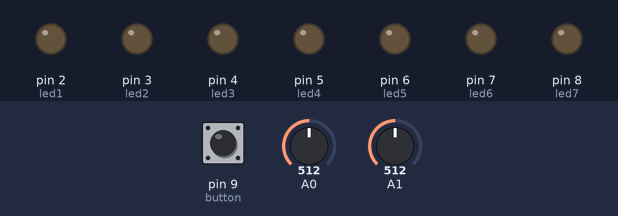
A sketch run on a simulated Arduino Uno, built with avr-gcc and run on an emulated ATmega328P. Shown: output pins drawn as LEDs (lit = HIGH). The inputs (shaded band) are chosen by the test bench; at power-on: A0 = 512, pin 9 (button) HIGH, A1 = 512. Random numbers use the default seed unless the sketch sets one.

Above: at 1.2 s.
1.3 s: A0 set to 182
2.8 s: A0 set to 160
At 3.6 s:
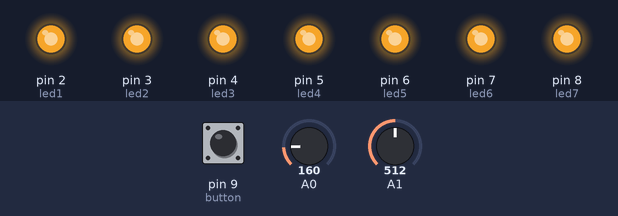
4.3 s: pin 9 (button) pulled LOW for 0.15 s
At 5.21 s:
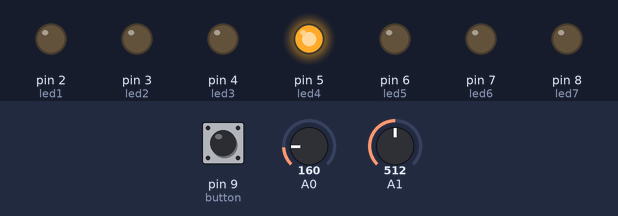
7.3 s: A1 set to 561
8.8 s: A1 set to 580
At 10.0 s:
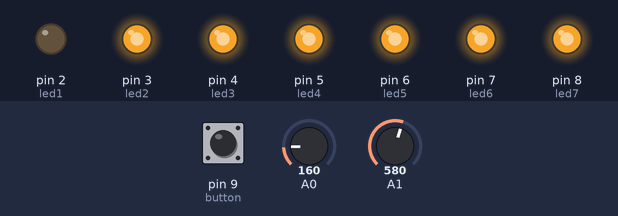
10.3 s: pin 9 (button) pulled LOW for 3.2 s
At 10.67 s:
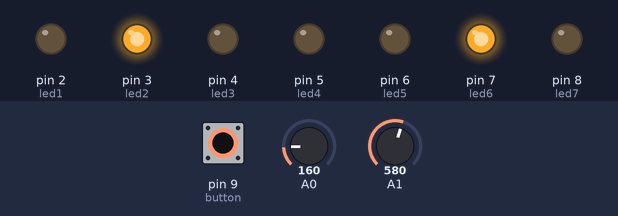
Timing chart, 0 to 16.0 s (numbered marks = the images above; inputs shaded):
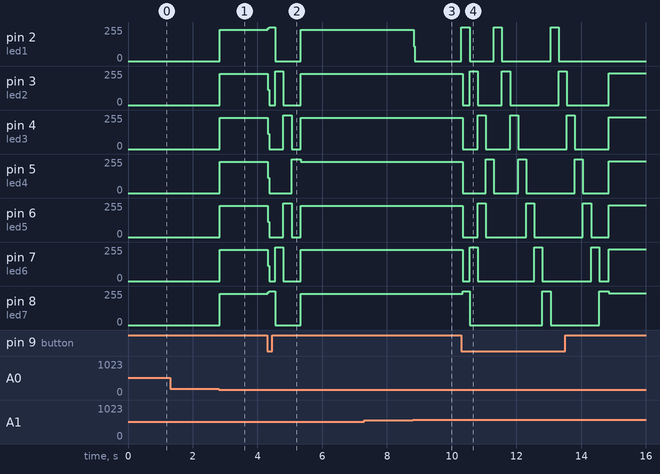

Measured:
- the behaviour switches between 175 and 174 on A0 (found by bisection; images 0 and 1)
- the behaviour switches between 568 and 569 on A1 (found by bisection; images 2 and 3)
- after the input at 1.3 s, every drawn part: stays the same
- after the input at 2.8 s, pin 2 (led1), pin 3 (led2), pin 4 (led3), pin 5 (led4), pin 6 (led5), pin 7 (led6), pin 8 (led7): 0/255 → 235/255 at once
- after the input at 4.3 s, pin 2 (led1): 235/255 → 255/255 at once, → 0/255 0.23 s later, → 235/255 0.79 s later; pin 3 (led2): 235/255 → 0/255 at once, → 255/255 0.23 s later, → 0/255 0.25 s later, → 235/255 0.54 s later
- after the input at 7.3 s, every drawn part: stays the same
- after the input at 8.8 s, pin 2 (led1): 235/255 → 0/255 at once
- after the input at 10.3 s, pin 2 (led1): goes 255/255 0.25 s, 0/255 0.75 s, 255/255 0.25 s, 0/255 1.5 s, 255/255 0.25 s, then 0/255, starting at once; pin 3 (led2): 235/255 → 0/255 at once, → 255/255 0.21 s later, → 0/255 0.25 s later, → 255/255 0.75 s later, … (8 changes in this stretch)

The sketch:

audiovis.ino
```cpp
int led1 = 2;
int led2 = 3;
int led3 = 4;
int led4 = 5;
int led5 = 6;
int led6 = 7;
int led7 = 8;
int button = 9;
String mic = "A0";
String knob = "A1";
int sensorvalue;
int sens;
int buttonState;
int randomizer;

void setup() {
  // put your setup code here, to run once:
  pinMode(led1, OUTPUT);
  pinMode(led2, OUTPUT);
  pinMode(led3, OUTPUT);
  pinMode(led4, OUTPUT);
  pinMode(led5, OUTPUT);
  pinMode(led6, OUTPUT);
  pinMode(led7, OUTPUT);
  pinMode(button, INPUT_PULLUP);
  pinMode(A1, INPUT);
  pinMode(A0, INPUT);
  Serial.begin(9600);
}

void loop() {
  // put your main code here, to run repeatedly:
  buttonState = digitalRead(button);
  sens = map(abs(analogRead(A1)), 0, 1023, 10, 1);
  sensorvalue = abs(analogRead(A0)) * sens;
  sensorvalue = map(sensorvalue, 0, 900, 6, 0);
  //Serial.println(sens);
  //Serial.println(sensorvalue);

  shutDown();

  if(buttonState == LOW) {
    randomizer = random(0, 3);
    switch (randomizer){
      case 1:
        ledAnimation1();
        break;
      case 2:
        ledAnimation2();
        break;
      default:
        break;
    }
  }

  switch (sensorvalue){
    case 0:
      digitalWrite(led1, HIGH);
    case 1:
      digitalWrite(led2, HIGH);
    case 2:
      digitalWrite(led3, HIGH);
    case 3:
      digitalWrite(led4, HIGH);
    case 4:
      digitalWrite(led5, HIGH);
    case 5:
      digitalWrite(led6, HIGH);
    case 6:
      digitalWrite(led7, HIGH);
    default:
      break;
  }

}

void shutDown() {
  for(int i = 2; i < 9; i++) {
    digitalWrite(i, LOW);
  }
}

void ledAnimation1() {

  shutDown();

  digitalWrite(led1, HIGH);
  digitalWrite(led7, HIGH);
  delay(250);
  digitalWrite(led1, LOW);
  digitalWrite(led7, LOW);

  digitalWrite(led2, HIGH);
  digitalWrite(led6, HIGH);
  delay(250);
  digitalWrite(led2, LOW);
  digitalWrite(led6, LOW);

  digitalWrite(led3, HIGH);
  digitalWrite(led5, HIGH);
  delay(250);
  digitalWrite(led3, LOW);
  digitalWrite(led5, LOW);

  digitalWrite(led4, HIGH);
  delay(250);
  digitalWrite(led4, LOW);

}

void ledAnimation2() {

  shutDown();

  for(int i = 2; i < 9; i++) {
    digitalWrite(i, HIGH);
    delay(250);
    digitalWrite(i, LOW);
  }

}
```
